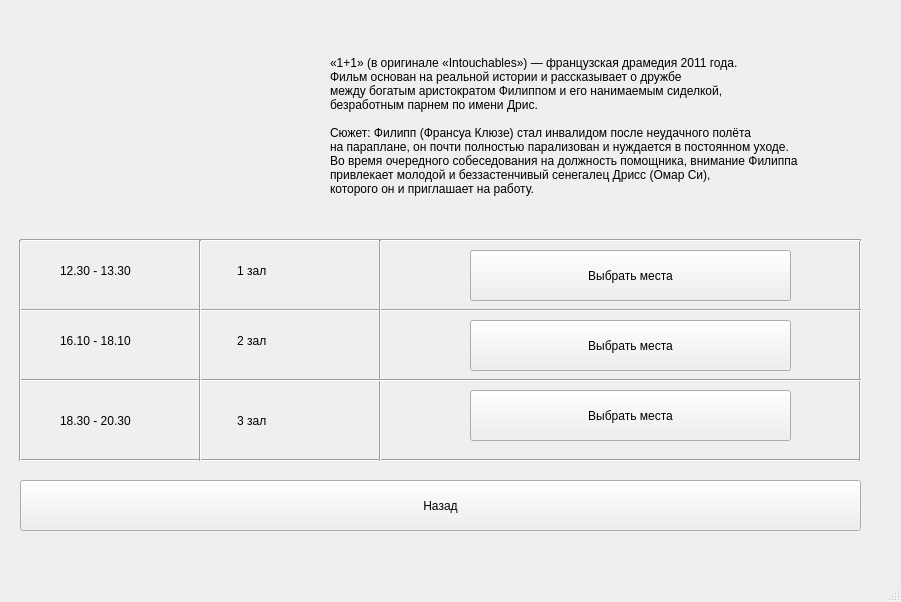
<?xml version="1.0" encoding="UTF-8"?>
<ui version="4.0">
 <class>MainWindow</class>
 <widget class="QMainWindow" name="MainWindow">
  <property name="geometry">
   <rect>
    <x>0</x>
    <y>0</y>
    <width>901</width>
    <height>602</height>
   </rect>
  </property>
  <property name="windowTitle">
   <string>MainWindow</string>
  </property>
  <widget class="QWidget" name="centralwidget">
   <widget class="Line" name="line_2">
    <property name="geometry">
     <rect>
      <x>20</x>
      <y>450</y>
      <width>841</width>
      <height>21</height>
     </rect>
    </property>
    <property name="orientation">
     <enum>Qt::Horizontal</enum>
    </property>
   </widget>
   <widget class="QLabel" name="label_2">
    <property name="geometry">
     <rect>
      <x>60</x>
      <y>250</y>
      <width>351</width>
      <height>41</height>
     </rect>
    </property>
    <property name="text">
     <string>12.30 - 13.30                                1 зал</string>
    </property>
   </widget>
   <widget class="QPushButton" name="zal1">
    <property name="geometry">
     <rect>
      <x>470</x>
      <y>250</y>
      <width>321</width>
      <height>51</height>
     </rect>
    </property>
    <property name="text">
     <string>Выбрать места</string>
    </property>
   </widget>
   <widget class="Line" name="line_8">
    <property name="geometry">
     <rect>
      <x>850</x>
      <y>240</y>
      <width>21</width>
      <height>221</height>
     </rect>
    </property>
    <property name="orientation">
     <enum>Qt::Vertical</enum>
    </property>
   </widget>
   <widget class="Line" name="line">
    <property name="geometry">
     <rect>
      <x>20</x>
      <y>230</y>
      <width>841</width>
      <height>21</height>
     </rect>
    </property>
    <property name="orientation">
     <enum>Qt::Horizontal</enum>
    </property>
   </widget>
   <widget class="Line" name="line_4">
    <property name="geometry">
     <rect>
      <x>20</x>
      <y>300</y>
      <width>841</width>
      <height>21</height>
     </rect>
    </property>
    <property name="orientation">
     <enum>Qt::Horizontal</enum>
    </property>
   </widget>
   <widget class="QLabel" name="label_4">
    <property name="geometry">
     <rect>
      <x>60</x>
      <y>400</y>
      <width>351</width>
      <height>41</height>
     </rect>
    </property>
    <property name="text">
     <string>18.30 - 20.30                                3 зал </string>
    </property>
   </widget>
   <widget class="QLabel" name="label_5">
    <property name="geometry">
     <rect>
      <x>330</x>
      <y>10</y>
      <width>541</width>
      <height>231</height>
     </rect>
    </property>
    <property name="text">
     <string>«1+1» (в оригинале «Intouchables») — французская драмедия 2011 года.
Фильм основан на реальной истории и рассказывает о дружбе
между богатым аристократом Филиппом и его нанимаемым сиделкой,
безработным парнем по имени Дрис.

Сюжет: Филипп (Франсуа Клюзе) стал инвалидом после неудачного полёта
на параплане, он почти полностью парализован и нуждается в постоянном уходе.
Во время очередного собеседования на должность помощника, внимание Филиппа
привлекает молодой и беззастенчивый сенегалец Дрисс (Омар Си),
которого он и приглашает на работу.</string>
    </property>
   </widget>
   <widget class="QPushButton" name="zal3">
    <property name="geometry">
     <rect>
      <x>470</x>
      <y>390</y>
      <width>321</width>
      <height>51</height>
     </rect>
    </property>
    <property name="text">
     <string>Выбрать места</string>
    </property>
   </widget>
   <widget class="Line" name="line_7">
    <property name="geometry">
     <rect>
      <x>370</x>
      <y>240</y>
      <width>21</width>
      <height>221</height>
     </rect>
    </property>
    <property name="orientation">
     <enum>Qt::Vertical</enum>
    </property>
   </widget>
   <widget class="QLabel" name="label">
    <property name="geometry">
     <rect>
      <x>20</x>
      <y>30</y>
      <width>271</width>
      <height>191</height>
     </rect>
    </property>
    <property name="text">
     <string/>
    </property>
   </widget>
   <widget class="QLabel" name="label_3">
    <property name="geometry">
     <rect>
      <x>60</x>
      <y>320</y>
      <width>351</width>
      <height>41</height>
     </rect>
    </property>
    <property name="text">
     <string>16.10 - 18.10                                2 зал</string>
    </property>
   </widget>
   <widget class="QPushButton" name="zal2">
    <property name="geometry">
     <rect>
      <x>470</x>
      <y>320</y>
      <width>321</width>
      <height>51</height>
     </rect>
    </property>
    <property name="text">
     <string>Выбрать места</string>
    </property>
   </widget>
   <widget class="QPushButton" name="back">
    <property name="geometry">
     <rect>
      <x>20</x>
      <y>480</y>
      <width>841</width>
      <height>51</height>
     </rect>
    </property>
    <property name="text">
     <string>Назад</string>
    </property>
   </widget>
   <widget class="Line" name="line_3">
    <property name="geometry">
     <rect>
      <x>20</x>
      <y>370</y>
      <width>841</width>
      <height>21</height>
     </rect>
    </property>
    <property name="orientation">
     <enum>Qt::Horizontal</enum>
    </property>
   </widget>
   <widget class="Line" name="line_5">
    <property name="geometry">
     <rect>
      <x>10</x>
      <y>240</y>
      <width>21</width>
      <height>221</height>
     </rect>
    </property>
    <property name="orientation">
     <enum>Qt::Vertical</enum>
    </property>
   </widget>
   <widget class="Line" name="line_6">
    <property name="geometry">
     <rect>
      <x>190</x>
      <y>240</y>
      <width>21</width>
      <height>221</height>
     </rect>
    </property>
    <property name="orientation">
     <enum>Qt::Vertical</enum>
    </property>
   </widget>
  </widget>
  <widget class="QMenuBar" name="menubar">
   <property name="geometry">
    <rect>
     <x>0</x>
     <y>0</y>
     <width>901</width>
     <height>26</height>
    </rect>
   </property>
  </widget>
  <widget class="QStatusBar" name="statusbar"/>
 </widget>
 <resources/>
 <connections/>
</ui>
